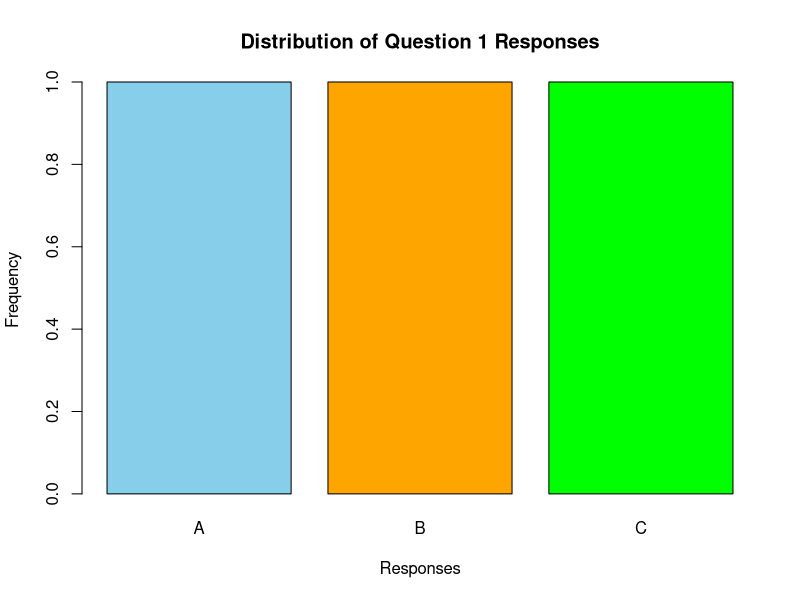
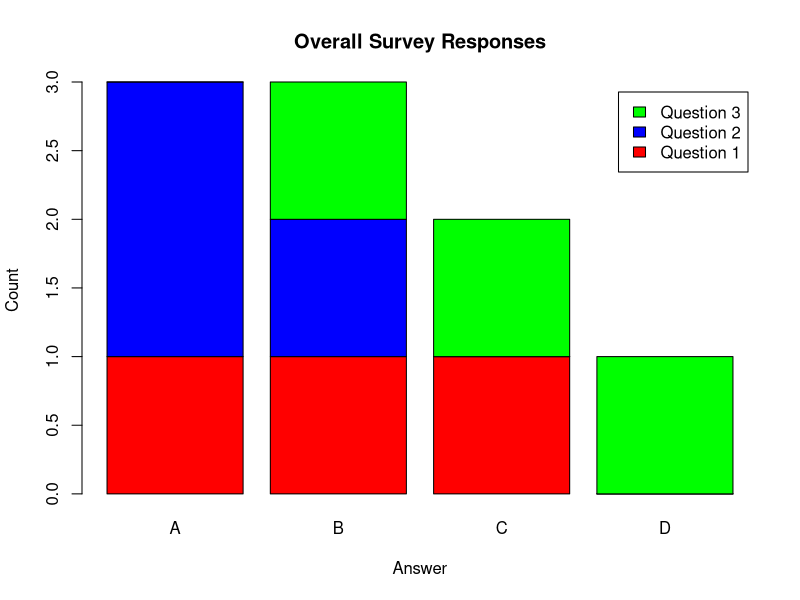

The R script that drew these images, in order:
# -----------------------------
# Experiment 9
# Survey Responses Analysis
# -----------------------------

survey <- data.frame(
  Survey_ID = c(1,2,3),
  Question_1 = c("A","B","C"),
  Question_2 = c("B","A","A"),
  Question_3 = c("C","D","B")
)

# -----------------------------
# Q1 Grouped Bar Chart
# -----------------------------

q1 <- table(survey$Question_1)

barplot(q1,
        beside=TRUE,
        col=c("skyblue","orange","green"),
        main="Distribution of Question 1 Responses",
        xlab="Responses",
        ylab="Frequency")

# -----------------------------
# Q2 Stacked Bar Chart
# -----------------------------

responses <- rbind(
  table(factor(survey$Question_1,
               levels=c("A","B","C","D"))),

  table(factor(survey$Question_2,
               levels=c("A","B","C","D"))),

  table(factor(survey$Question_3,
               levels=c("A","B","C","D")))
)

colnames(responses) <- c("A","B","C","D")
rownames(responses) <- c("Question 1",
                         "Question 2",
                         "Question 3")

barplot(responses,
        beside=FALSE,
        col=c("red","blue","green"),
        main="Overall Survey Responses",
        xlab="Answer",
        ylab="Count",
        legend=rownames(responses))

# -----------------------------
# Q3 Table
# -----------------------------

print(survey)
